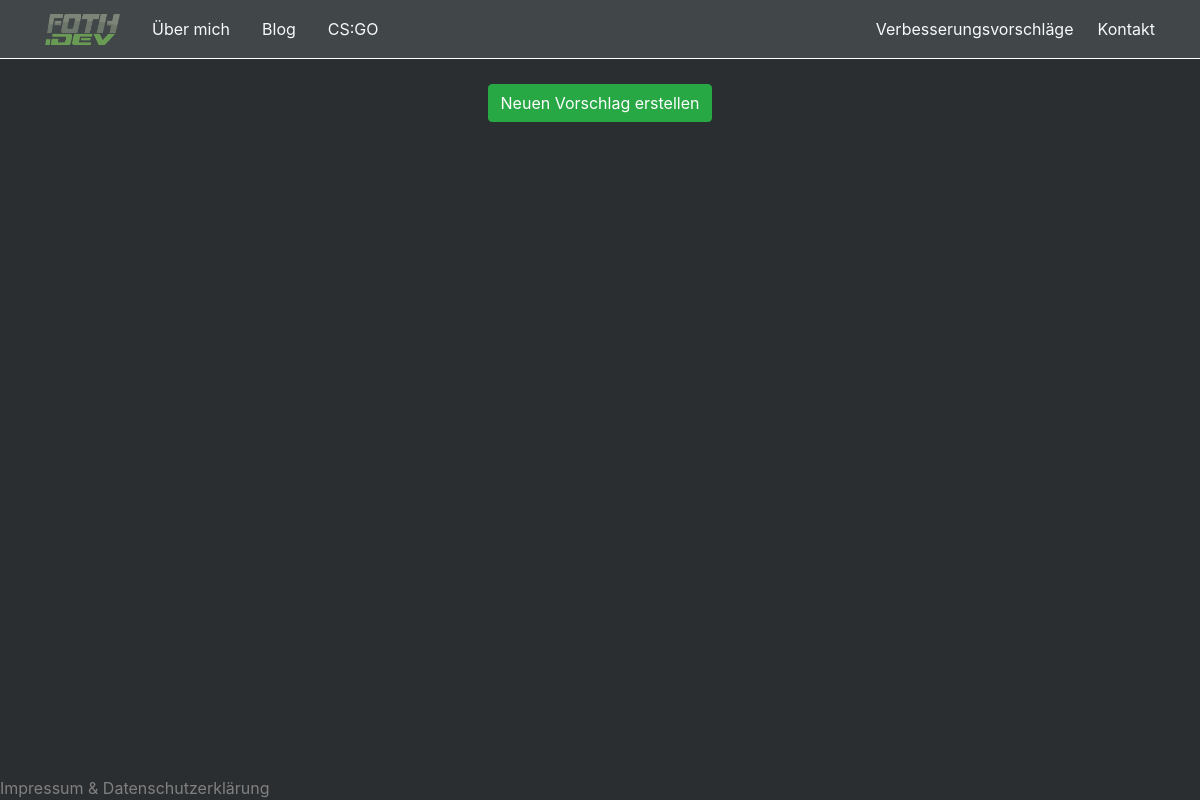
Before: /suggestions/ with the older database file.
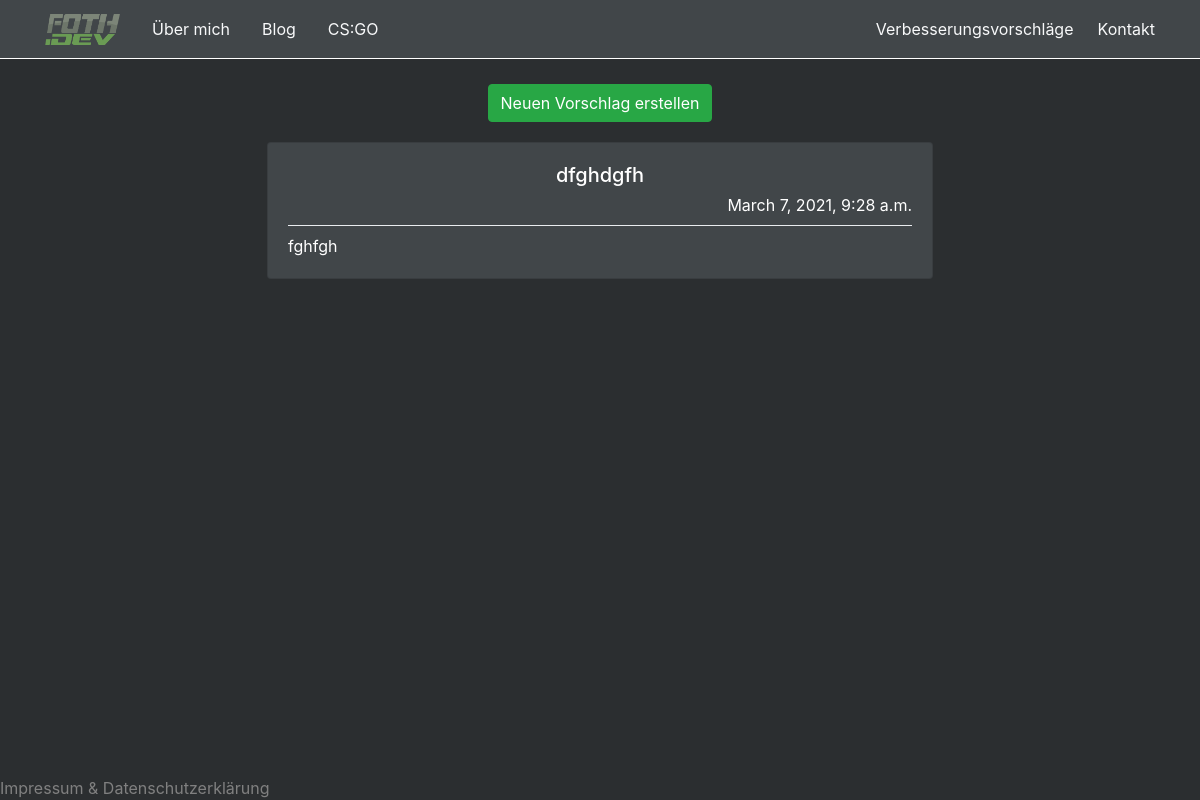
After: the same page with the newer database file.
### suggestions/models.py (models this page shows, shortened)
class Suggestions(models.Model):
    title = models.CharField(max_length=32)
    date = models.DateTimeField(auto_now=True)
    content = models.TextField()
    upvotes = models.IntegerField(default=0)
    downvotes = models.IntegerField(default=0)

### suggestions/views.py (the view)
# urls.py: path('', views.show_suggestions, name="show_suggestions"),
def show_suggestions(request):
    suggestions = Suggestions.objects.all()
    return render(request, 'suggestions/show_suggestions.html', {"suggestions": suggestions})

### suggestions/templates/suggestions/show_suggestions.html
{% extends 'base.html' %}
{% block content %}
<a href="create" class="btn btn-success">Neuen Vorschlag erstellen</a>
{% for suggestion in suggestions %}
<div class="card" style="width: 60%; margin-top: 20px; background-color: rgb(65, 70, 73)">
    <div class="card-body">
      <h5 class="card-title">{{ suggestion.title }}</h5>
      <div class="card-subtitle" align="right">{{ suggestion.date }}</div>
      <div class="dropdown-divider"></div>
      <p class="card-text" align="left">{{ suggestion.content }}</p>
    </div>
  </div>
{% endfor %}
{% endblock content %}

Changed rows visible on the page:
added Suggestions: title "dfghdgfh", date "March 7, 2021, 9:28 a.m.", content "fghfgh"
